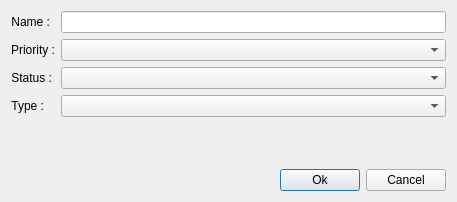
<?xml version="1.0" encoding="UTF-8"?>
<ui version="4.0">
 <class>MEditProject</class>
 <widget class="QDialog" name="MEditProject">
  <property name="windowModality">
   <enum>Qt::WindowModal</enum>
  </property>
  <property name="geometry">
   <rect>
    <x>0</x>
    <y>0</y>
    <width>457</width>
    <height>202</height>
   </rect>
  </property>
  <property name="windowTitle">
   <string>Dialog</string>
  </property>
  <layout class="QVBoxLayout" name="verticalLayout">
   <item>
    <layout class="QFormLayout" name="formLayout">
     <item row="0" column="0">
      <widget class="QLabel" name="label">
       <property name="text">
        <string>Name :</string>
       </property>
       <property name="alignment">
        <set>Qt::AlignRight|Qt::AlignTrailing|Qt::AlignVCenter</set>
       </property>
      </widget>
     </item>
     <item row="0" column="1">
      <widget class="QLineEdit" name="projectName">
       <property name="enabled">
        <bool>true</bool>
       </property>
      </widget>
     </item>
     <item row="1" column="0">
      <widget class="QLabel" name="label_2">
       <property name="text">
        <string>Priority :</string>
       </property>
       <property name="alignment">
        <set>Qt::AlignRight|Qt::AlignTrailing|Qt::AlignVCenter</set>
       </property>
      </widget>
     </item>
     <item row="1" column="1">
      <widget class="QComboBox" name="projectPriority">
       <property name="sizeAdjustPolicy">
        <enum>QComboBox::AdjustToContentsOnFirstShow</enum>
       </property>
      </widget>
     </item>
     <item row="2" column="0">
      <widget class="QLabel" name="label_3">
       <property name="text">
        <string>Status :</string>
       </property>
       <property name="alignment">
        <set>Qt::AlignRight|Qt::AlignTrailing|Qt::AlignVCenter</set>
       </property>
      </widget>
     </item>
     <item row="2" column="1">
      <widget class="QComboBox" name="projectStatus"/>
     </item>
     <item row="3" column="0">
      <widget class="QLabel" name="label_4">
       <property name="text">
        <string>Type :</string>
       </property>
       <property name="alignment">
        <set>Qt::AlignRight|Qt::AlignTrailing|Qt::AlignVCenter</set>
       </property>
      </widget>
     </item>
     <item row="3" column="1">
      <widget class="QComboBox" name="projectType"/>
     </item>
    </layout>
   </item>
   <item>
    <layout class="QHBoxLayout" name="horizontalLayout">
     <item>
      <spacer name="horizontalSpacer">
       <property name="orientation">
        <enum>Qt::Horizontal</enum>
       </property>
       <property name="sizeHint" stdset="0">
        <size>
         <width>40</width>
         <height>20</height>
        </size>
       </property>
      </spacer>
     </item>
     <item>
      <widget class="QPushButton" name="okButton">
       <property name="text">
        <string>Ok</string>
       </property>
      </widget>
     </item>
     <item>
      <widget class="QPushButton" name="cancelButton">
       <property name="text">
        <string>Cancel</string>
       </property>
      </widget>
     </item>
    </layout>
   </item>
  </layout>
 </widget>
 <resources/>
 <connections/>
</ui>
